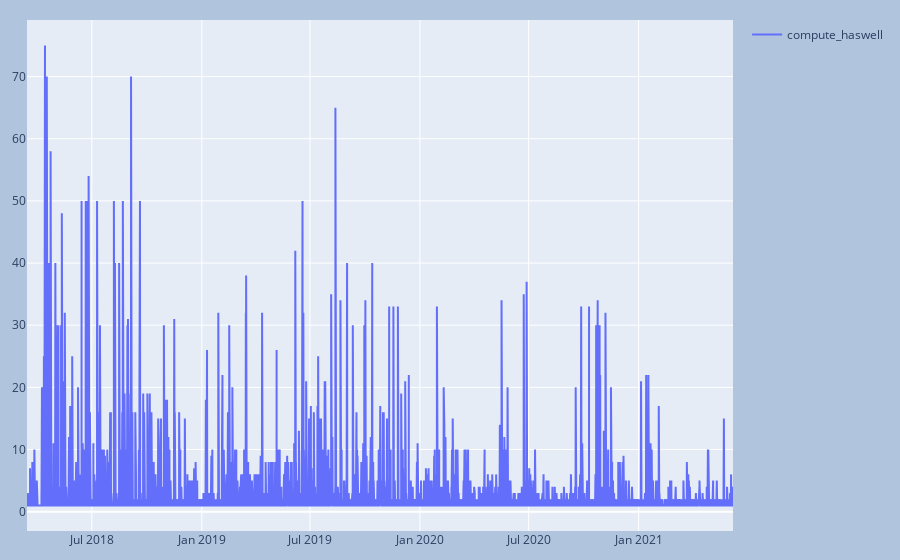

This figure's notebook cell:
### Code cell
dataset = select_data('compute_haswell.csv', time_range)
plot_rsrc(dataset, 'compute_haswell')

### Figure 1 — Plotly figure (JSON) as saved in the notebook; plotly's stock layout.template omitted (floating-point values rounded to 4 significant figures; data arrays with more than 128 entries replaced by an {"elided": "..."} marker saying what was removed)
{"data": [{"mode": "lines", "name": "compute_haswell", "type": "scatter", "x": {"elided": "30752 str values"}, "y": {"elided": "30752 int values"}}], "layout": {"margin": {"b": 20, "l": 20, "r": 20, "t": 20}, "paper_bgcolor": "LightSteelBlue", "showlegend": true}}
